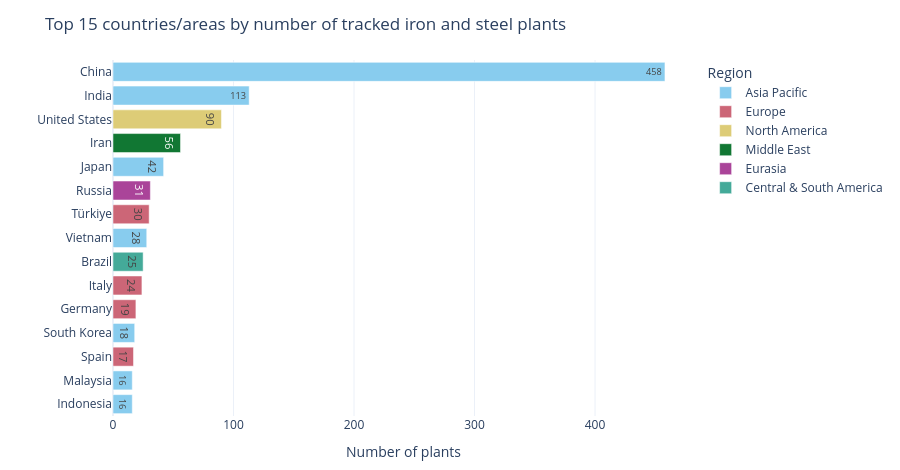

The code cell stored with this chart in its notebook:
### Markdown cell above
### Question 3: Geographic Distribution
**Task:** Analyze the geographic distribution of steel plants.
- Which `Country/Area` or `Region` values have the most steel plants?
- What is the distribution of plants by `Owner` (company)?

### Code cell
# Count plants by country/region


def share_table(counts: pd.Series, value_name: str) -> pd.DataFrame:
    """Turn a count/sum Series into a table with share and cumulative share."""
    table = counts.to_frame(value_name)
    table["share %"] = (table[value_name] / counts.sum() * 100).round(1)
    table["cumulative %"] = table["share %"].cumsum().round(1)
    return table


region_counts = steel_plants["Region"].value_counts()
country_counts = steel_plants["Country/Area"].value_counts()
print(f"{steel_plants['Country/Area'].nunique()} countries/areas in {steel_plants['Region'].nunique()} regions\n")
display(share_table(region_counts, "plants"))
display(share_table(country_counts, "plants").head(15))

top_countries = (
    steel_plants.groupby(["Country/Area", "Region"])
    .size()
    .rename("plants")
    .reset_index()
    .nlargest(15, "plants")
    .sort_values("plants")
)
fig_countries = px.bar(
    top_countries,
    x="plants",
    y="Country/Area",
    color="Region",
    orientation="h",
    text="plants",
    title="Top 15 countries/areas by number of tracked iron and steel plants",
    color_discrete_map=REGION_COLOURS,
    category_orders={"Region": list(REGION_COLOURS)},
    height=470,
)
fig_countries.update_layout(
    yaxis=dict(categoryorder="total ascending", title=""), xaxis_title="Number of plants", margin=dict(t=60, b=40)
)
fig_countries.show()

### Figure 1 — Plotly figure (JSON) as saved in the notebook; plotly's stock layout.template omitted (floating-point values rounded to 4 significant figures)
{"data": [{"hovertemplate": "Region=Asia Pacific<br>plants=%{text}<br>Country/Area=%{y}<extra></extra>", "legendgroup": "Asia Pacific", "marker": {"color": "#88CCEE", "pattern": {"shape": ""}}, "name": "Asia Pacific", "orientation": "h", "showlegend": true, "text": [16.0, 16.0, 18.0, 28.0, 42.0, 113.0, 458.0], "textposition": "auto", "type": "bar", "x": [16, 16, 18, 28, 42, 113, 458], "xaxis": "x", "y": ["Indonesia", "Malaysia", "South Korea", "Vietnam", "Japan", "India", "China"], "yaxis": "y"}, {"hovertemplate": "Region=Europe<br>plants=%{text}<br>Country/Area=%{y}<extra></extra>", "legendgroup": "Europe", "marker": {"color": "#CC6677", "pattern": {"shape": ""}}, "name": "Europe", "orientation": "h", "showlegend": true, "text": [17.0, 19.0, 24.0, 30.0], "textposition": "auto", "type": "bar", "x": [17, 19, 24, 30], "xaxis": "x", "y": ["Spain", "Germany", "Italy", "Türkiye"], "yaxis": "y"}, {"hovertemplate": "Region=North America<br>plants=%{text}<br>Country/Area=%{y}<extra></extra>", "legendgroup": "North America", "marker": {"color": "#DDCC77", "pattern": {"shape": ""}}, "name": "North America", "orientation": "h", "showlegend": true, "text": [90.0], "textposition": "auto", "type": "bar", "x": [90], "xaxis": "x", "y": ["United States"], "yaxis": "y"}, {"hovertemplate": "Region=Middle East<br>plants=%{text}<br>Country/Area=%{y}<extra></extra>", "legendgroup": "Middle East", "marker": {"color": "#117733", "pattern": {"shape": ""}}, "name": "Middle East", "orientation": "h", "showlegend": true, "text": [56.0], "textposition": "auto", "type": "bar", "x": [56], "xaxis": "x", "y": ["Iran"], "yaxis": "y"}, {"hovertemplate": "Region=Eurasia<br>plants=%{text}<br>Country/Area=%{y}<extra></extra>", "legendgroup": "Eurasia", "marker": {"color": "#AA4499", "pattern": {"shape": ""}}, "name": "Eurasia", "orientation": "h", "showlegend": true, "text": [31.0], "textposition": "auto", "type": "bar", "x": [31], "xaxis": "x", "y": ["Russia"], "yaxis": "y"}, {"hovertemplate": "Region=Central & South America<br>plants=%{text}<br>Country/Area=%{y}<extra></extra>", "legendgroup": "Central & South America", "marker": {"color": "#44AA99", "pattern": {"shape": ""}}, "name": "Central & South America", "orientation": "h", "showlegend": true, "text": [25.0], "textposition": "auto", "type": "bar", "x": [25], "xaxis": "x", "y": ["Brazil"], "yaxis": "y"}], "layout": {"barmode": "relative", "height": 470, "legend": {"title": {"text": "Region"}, "tracegroupgap": 0}, "margin": {"b": 40, "t": 60}, "title": {"text": "Top 15 countries/areas by number of tracked iron and steel plants"}, "xaxis": {"anchor": "y", "domain": [0, 1], "title": {"text": "Number of plants"}}, "yaxis": {"anchor": "x", "categoryorder": "total ascending", "domain": [0, 1], "title": {"text": ""}}}}
